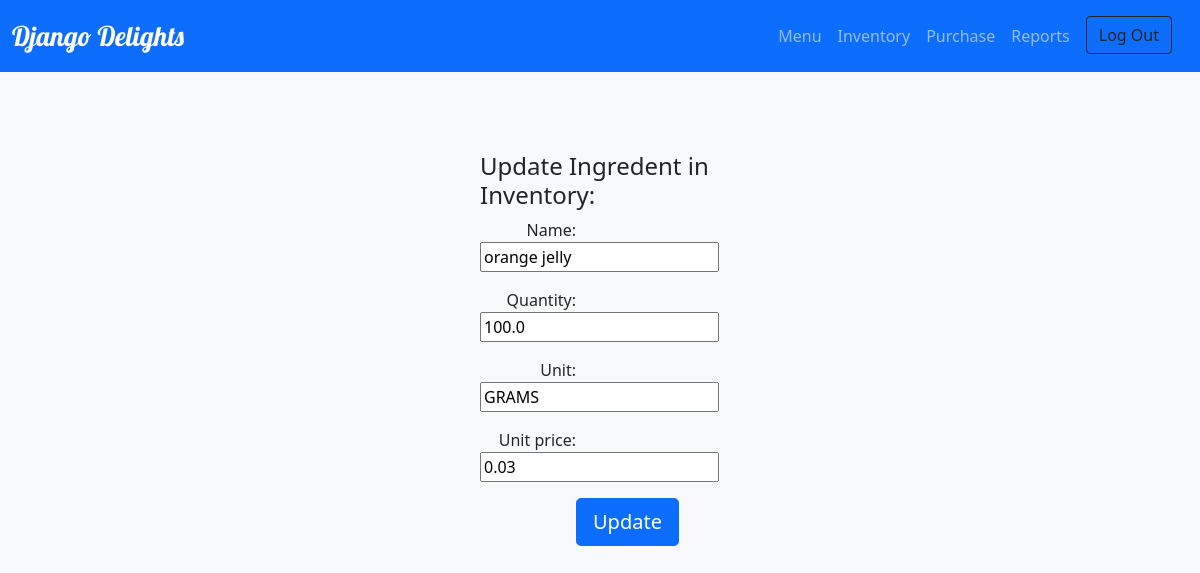
/ingredient/update/3 (signed in), run on the app's committed database.
### djangodelights/models.py (models this page shows, shortened)
class Ingredient(models.Model):
    name = models.CharField(max_length=100)
    quantity = models.FloatField()
    unit = models.CharField(max_length=100)
    unit_price = models.FloatField()

### djangodelights/views.py (the view)
# urls.py: path("ingredient/update/<pk>", views.IngredientUpdateView.as_view(), name="ingredient_update"),
class IngredientUpdateView(LoginRequiredMixin, UpdateView):
    model = Ingredient
    template_name = "djangodelights/ingredient_update.html"
    form_class = IngredientForm

### djangodelights/forms.py
class IngredientForm(forms.ModelForm):
    class Meta:
        model = Ingredient
        fields = "__all__"

### djangodelights/templates/djangodelights/ingredient_update.html (shortened to what this page needs)
{% extends 'base.html'%}
{% load static %}
{% block content %}
<form method="post">
  <div class="d-flex justify-content-center">
    <h4>Update Ingredent in Inventory:</h4>
  </div>
  <div>
    {{ form.as_p }}
    <input class="btn btn-primary btn-lg" type="submit" value="Update" />
  </div>
</form>
{% endblock %}

### djangodelights/static/djangodelights/styles.css (style rules this page uses)
html { font-family: "IBM Plex Sans", sans-serif; }
form { display: block; justify-content: center; align-content: center; margin: 5rem 40%; }
form div { display: block; justify-content: center; }
form label { text-align: right; width: 6rem; }
form input.btn { margin-left: 6rem; }

### data on the page
Ingredient: name "orange jelly", quantity "100.0", unit "GRAMS", unit_price "0.03"
